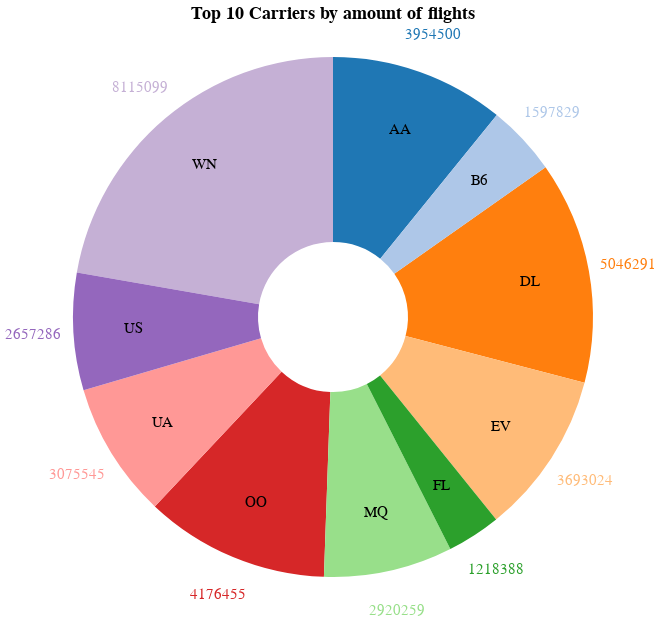

Source (notebook cell):
### Code cell
# visualisation
chart = alt.Chart(top_10).mark_arc(outerRadius=260, innerRadius=75).encode(
    theta = alt.Theta(field="count", type="quantitative", stack=True),
    color = alt.Color('Carrier:N', scale=alt.Scale(scheme='category20'), legend=None),
).properties(
    title='Top 10 Carriers by amount of flights',
    width=600,
    height=300
)

pie = chart.mark_arc(outerRadius=350)
value_text = pie.mark_text(radius=300, size=15).encode(text=alt.Text('count:Q'))

pie2 = chart.mark_arc(outerRadius=250)
text = pie2.mark_text(radius=200, size=15).encode(
    text=alt.Text('Carrier:N'),
    color=alt.value("#000000")
)

(chart + text + value_text).configure_view(
    strokeWidth=0
).configure_title(
    fontSize=18
)

### Figure 1 — Vega-Lite specification as saved in the notebook (floating-point values rounded to 4 significant figures)
{"config": {"view": {"continuousWidth": 300, "continuousHeight": 300, "strokeWidth": 0}, "title": {"fontSize": 18}}, "layer": [{"mark": {"type": "arc", "innerRadius": 75, "outerRadius": 260}, "encoding": {"color": {"field": "Carrier", "legend": null, "scale": {"scheme": "category20"}, "type": "nominal"}, "theta": {"field": "count", "stack": true, "type": "quantitative"}}, "title": "Top 10 Carriers by amount of flights"}, {"mark": {"type": "text", "radius": 200, "size": 15}, "encoding": {"color": {"value": "#000000"}, "text": {"field": "Carrier", "type": "nominal"}, "theta": {"field": "count", "stack": true, "type": "quantitative"}}, "title": "Top 10 Carriers by amount of flights"}, {"mark": {"type": "text", "radius": 300, "size": 15}, "encoding": {"color": {"field": "Carrier", "legend": null, "scale": {"scheme": "category20"}, "type": "nominal"}, "text": {"field": "count", "type": "quantitative"}, "theta": {"field": "count", "stack": true, "type": "quantitative"}}, "title": "Top 10 Carriers by amount of flights"}], "data": {"name": "data-ffcc7ded6a522209cb32bf265d0596ed"}, "height": 300, "width": 600, "$schema": "https://vega.github.io/schema/vega-lite/v5.20.1.json", "datasets": {"data-ffcc7ded6a522209cb32bf265d0596ed": [{"Carrier": "WN", "count": 8115099}, {"Carrier": "DL", "count": 5046291}, {"Carrier": "OO", "count": 4176455}, {"Carrier": "AA", "count": 3954500}, {"Carrier": "EV", "count": 3693024}, {"Carrier": "UA", "count": 3075545}, {"Carrier": "MQ", "count": 2920259}, {"Carrier": "US", "count": 2657286}, {"Carrier": "B6", "count": 1597829}, {"Carrier": "FL", "count": 1218388}]}}
